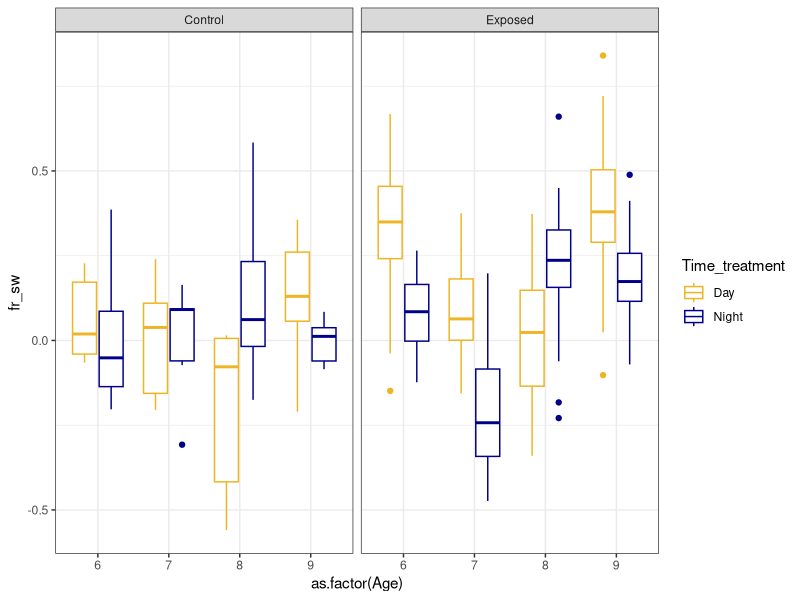
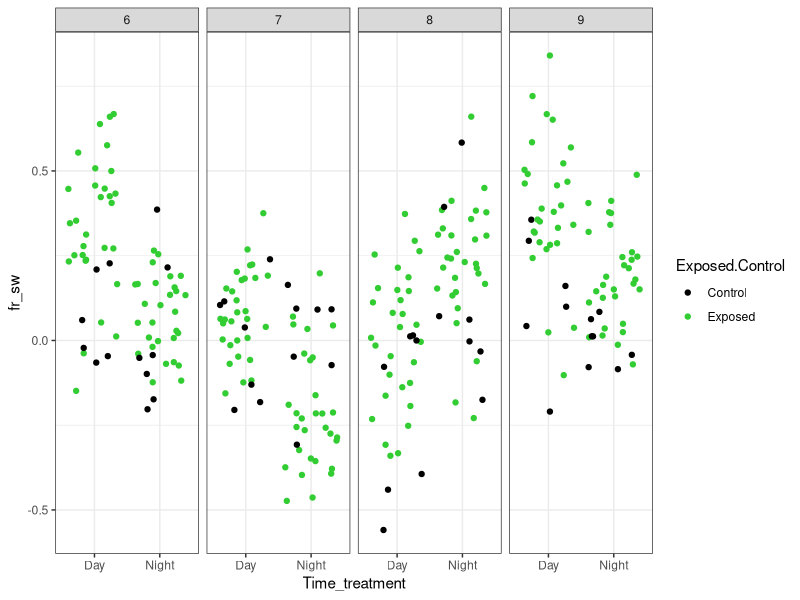
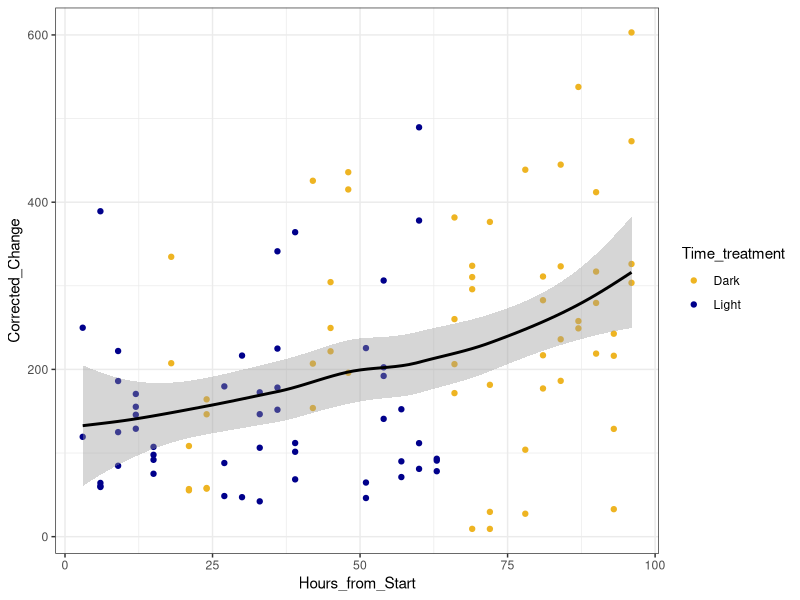
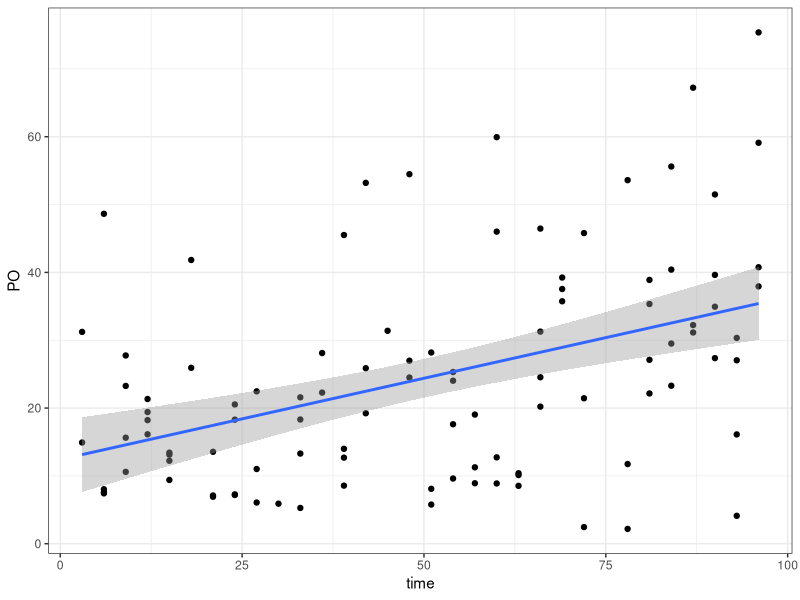
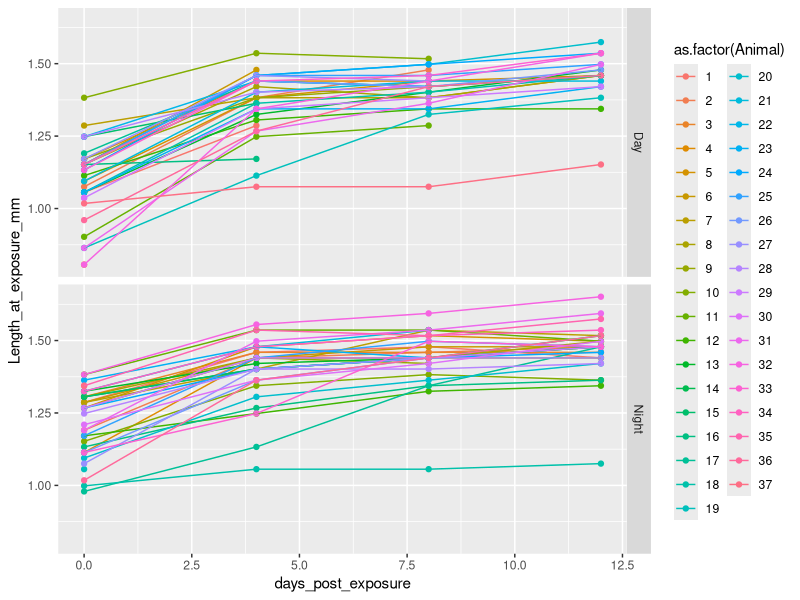
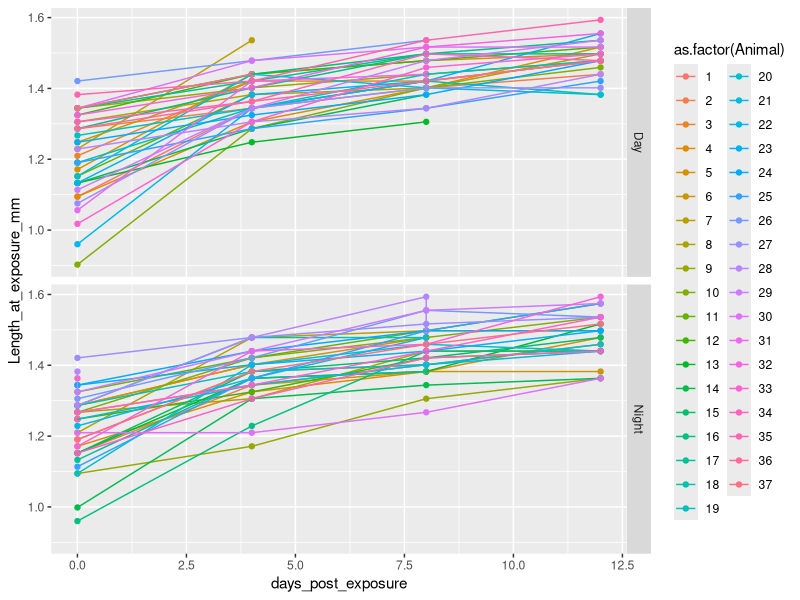
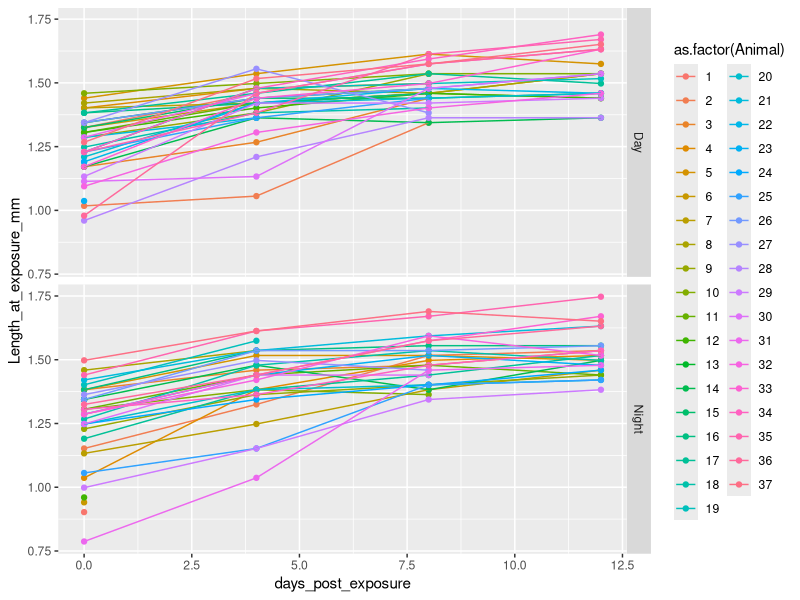
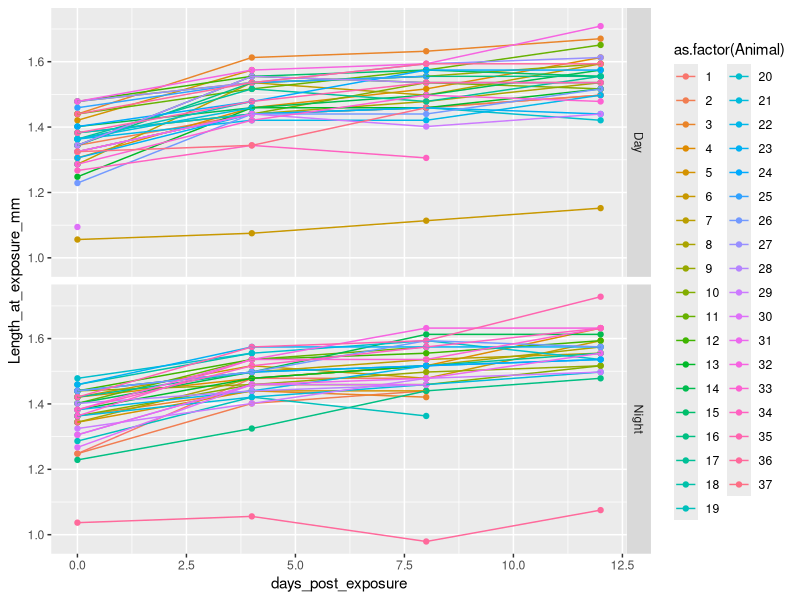

Recreate these plots in R, in order.
## ---- chunk 1

library(tidyverse)
library(patchwork)

knitr::opts_chunk$set(echo = TRUE)
## ---- chunk 2
feed_data<-read.csv("data/feeding_data_3.28.21.csv", header=T)

po<-read.csv("data/4_Day_PO.csv", header = T) #Corrected_Change is the Active PO per sample (~8 ind. per sample)

po_correct<- # sample number is arbitrary
  read_csv("data/PO_biodare_sample_correction.csv") %>%
  pivot_longer(cols = 2:5, names_sep = "_", 
               names_to = c(NA,"sample"), values_to = "PO")

growth<-read.csv("data/growth_data_3.28.21.csv", header=T)

life<-read.csv("data/life_data_3.28.21.csv", header =T)

## ---- chunk 3
#calculate the mean of the controls for each plate
summary_data <- feed_data %>%
  group_by(Plate_Control) %>%
  mutate(control_mean = mean(Control_Flour_Reading, na.rm = T)) %>%
  select(Plate_Control, control_mean) %>%
  distinct() %>% as.data.frame()

#remove extra row
summary_data  <- summary_data[!(summary_data$Plate_Control == ""),]

#match control mean with plate treatment
map = setNames(summary_data$control_mean,summary_data$Plate_Control)
feed_data$control_mean <- map[as.character(feed_data$Plate_Treatment)]

#volume, mL
v = 10

#time, hours
t = 9

##difference in feeding compared to control
k=feed_data$control_mean/feed_data$Flourometry_Reading

##calculate feeding rate (Sarnelle and Wilson)
feed_data$fr_sw <- log(k) * (v/t)

#calculate mean feeding rate per animal (keep rate > 0)
animal_mean <- feed_data %>%
  #keep fr_sw values > 0
  #filter(fr_sw > 0) %>% #this removes 64 animals...
  #group based on these variables
  group_by(Time_treatment, Age, Animal, Exposed.Control) %>%
  #means based on groups above
  summarise(fr_sw = mean(fr_sw, na.rm=TRUE)) 

## ---- chunk 4
#combine feeding rates with life history data 
merge(animal_mean, life, by=c("Age", "Time_treatment", "Animal", "Exposed.Control"), keep=TRUE) %>%
  mutate(id = paste(Age,
                    Time_treatment,
                    Animal,
                    Exposed.Control, 
                    sep = "_")) %>%
           as.data.frame()->all.data


#create id for growth data 
growth %>%
  mutate(id = paste(Age,
                    Time_treatment,
                    Animal,
                    Exposed.Control, 
                    sep = "_")) %>%
           as.data.frame()->growth
## ---- chunk 5
all.data %>%
  filter(Sex == "F")%>%
  ggplot()+
  geom_boxplot(aes(x=as.factor(Age), y=fr_sw, color=Time_treatment))+
  scale_color_manual(values=c("goldenrod2", "darkblue"))+
  facet_grid(.~Exposed.Control)+
  theme_bw()

all.data %>%
  filter(Sex == "F")%>%
  ggplot()+
  geom_jitter(aes(x=Time_treatment, y=fr_sw, color=Exposed.Control))+
  scale_color_manual(values=c("black", "limegreen"))+
  facet_grid(.~Age)+
  theme_bw()

## ---- chunk 6
po %>%
  ggplot()+
  geom_point(aes(x=Hours_from_Start, y =Corrected_Change, color=Time_treatment))+
  scale_color_manual(values=c("goldenrod2", "darkblue"))+
  geom_smooth(aes(x=Hours_from_Start, y =Corrected_Change), color="black", span=1)+
  theme_bw()

po_correct %>%
  ggplot() +
  geom_point(aes(x = time, y = PO, group = sample)) +
  geom_smooth(aes(x = time, y = PO), method = "lm") +
  theme_bw()
## ---- chunk 7
growth %>%
  filter(Age == 6) %>%
  ggplot(aes(x=days_post_exposure, y=Length_at_exposure_mm, color=as.factor(Animal)))+
  geom_point()+
  geom_line()+
  facet_grid(Time_treatment~.)

growth %>%
  filter(Age == 7) %>%
  ggplot(aes(x=days_post_exposure, y=Length_at_exposure_mm, color=as.factor(Animal)))+
  geom_point()+
  geom_line()+
  facet_grid(Time_treatment~.)

growth %>%
  filter(Age == 8) %>%
  ggplot(aes(x=days_post_exposure, y=Length_at_exposure_mm, color=as.factor(Animal)))+
  geom_point()+
  geom_line()+
  facet_grid(Time_treatment~.)

growth %>%
  filter(Age == 9) %>%
  ggplot(aes(x=days_post_exposure, y=Length_at_exposure_mm, color=as.factor(Animal)))+
  geom_point()+
  geom_line()+
  facet_grid(Time_treatment~.)

#lag and lead

## ---- chunk 8

# infection prevalence
all.data %>%
  filter(Time_treatment == "Exposed" | Sex == "F") %>%
  ggplot(aes(x=Age, y=infected, color=Time_treatment))+
  scale_color_manual(values=c("goldenrod2", "darkblue"))+
  geom_jitter(width = .1, height = .1)+
  geom_smooth(method="lm")+
  scale_y_continuous(limits=c(-.1,1))+
  scale_x_continuous(breaks=c(6,7,8,9))+
  theme_bw()


#infection intensity
life %>%
  filter(Time_treatment == "Exposed"| Sex == "F") %>%
  ggplot(aes(x=Age, y=spore_counts, color=Time_treatment))+
  scale_color_manual(values=c("goldenrod2", "darkblue"))+
  #geom_jitter(width=.25)+
  geom_point()+
  geom_smooth(method="lm")+
  theme_bw()

## ---- chunk 9

#total offspring
all.data %>%
  filter(Sex == "F") %>%
  #filter(infected != "NA") %>%     #removes controls
  ggplot(aes(x=Time_treatment, y=total_offspring, fill=as.factor(infected)))+
  geom_boxplot()+
  facet_grid(~Age)


#age at first clutch
all.data %>% 
  filter(Sex == "F") %>%
  #filter(infected != "NA") %>%     #removes controls
  ggplot(aes(x=Time_treatment, y=age_at_first_clutch, fill=as.factor(infected)))+
  geom_boxplot()+
  facet_grid(~Age)

## ---- chunk 10

#Does PO differ across a day (Resting = Light hours, Active = dark hours) and across ages? 
summary(po_model<-glm(Corrected_Change ~ Phase*as.factor(Age), data=po))
plot(po_model)

newdata<-expand.grid(Phase=c("Active", "Resting"), Age = 6:9)
newdata$preds<-predict(po_model, newdata=newdata)

newdata %>%
  ggplot()+
  geom_line(aes(x=Age, y=preds, color=Phase))+
  geom_point(po, mapping=aes(x=Age, y=Corrected_Change, color=Phase), alpha = 0.5)
## ---- chunk 11
prev <- all.data %>%
  filter(Exposed.Control == "Exposed") %>%
  group_by(Age, Time_treatment) %>%
  summarise(inf = sum(infected, na.rm=T),
            n = length(infected),
            prev = inf/n)

#Does infection prevalence increase with age and night exposure?
summary(inf_model<-glm(infected ~ as.factor(Age)+Time_treatment, 
               family = binomial, 
               data=filter(all.data, Exposed.Control == "Exposed")))

## ---- chunk 12
plot(inf_model, 1)
## ---- chunk 13

#Does infection intensity increase with Age and night exposure?
summary(spore_model<-glm(spore_counts ~ as.factor(Age) * Time_treatment, family = poisson(), data=filter(all.data, infected == 1)))
plot(spore_model)


## ---- chunk 14
zero_summary <- 
  all.data %>% filter(Exposed.Control == "Exposed") %>%
  group_by(Age, Time_treatment) %>%
  summarise(mean_spore_counts = mean(spore_counts, na.rm = TRUE),
            var_spore_counts = var(spore_counts, na.rm = TRUE),
            n_zeros = sum(spore_counts == 0, na.rm = TRUE),
            n_na = sum(is.na(spore_counts)),
            n_infected = sum(infected == 1, na.rm = TRUE),
            n_animals = n())
zero_summary %>% knitr::kable(digits = 2)
## ---- chunk 15
all.data %>% filter(Exposed.Control == "Exposed") %>%
  group_by(Age, Time_treatment) %>%
  filter(Age == 6, Time_treatment == "Day", Exposed.Control == "Exposed") 
  
## ---- chunk 16
reg_data <- filter(all.data, Exposed.Control == "Exposed")

spore_pois <- glm(spore_counts ~ as.factor(Age) * Time_treatment, family = poisson(), data=reg_data)
spore_nb <- MASS::glm.nb(spore_counts ~ as.factor(Age) * Time_treatment,  data=reg_data)

summary(spore_pois)
summary(spore_nb)
## ---- chunk 17
library(pscl)
# poisson
hurdle_poisson_full <-   hurdle(spore_counts ~ as.factor(Age) * Time_treatment | as.factor(Age) + Time_treatment, 
       dist = "poisson", zero.dist = "binomial", data = reg_data)
zi_poisson_full <- zeroinfl(spore_counts ~ as.factor(Age) * Time_treatment | as.factor(Age) + Time_treatment, 
       dist = "poisson", link = "logit", data = reg_data)
hurdle_poisson_main <-   hurdle(spore_counts ~ as.factor(Age) + Time_treatment | as.factor(Age) + Time_treatment, 
       dist = "poisson", zero.dist = "binomial", data = reg_data)
zi_poisson_main <- zeroinfl(spore_counts ~ as.factor(Age) + Time_treatment | as.factor(Age) + Time_treatment, 
       dist = "poisson", link = "logit", data = reg_data)
# negative binomial
hurdle_nb_full <-   hurdle(spore_counts ~ as.factor(Age) * Time_treatment | as.factor(Age) + Time_treatment,
       dist = "negbin", zero.dist = "binomial", data = reg_data)
zi_nb_full <- zeroinfl(spore_counts ~ as.factor(Age) * Time_treatment | as.factor(Age) + Time_treatment,
       dist = "negbin", link = "logit", data = reg_data)
hurdle_nb_main <-   hurdle(spore_counts ~ as.factor(Age) + Time_treatment | as.factor(Age) + Time_treatment,
       dist = "negbin", zero.dist = "binomial", data = reg_data)
zi_nb_main <- zeroinfl(spore_counts ~ as.factor(Age) + Time_treatment | as.factor(Age) + Time_treatment,
       dist = "negbin", link = "logit", data = reg_data)
zi_nb_lin_age_int <- zeroinfl(spore_counts ~ Age * Time_treatment | as.factor(Age) + Time_treatment,
       dist = "negbin", link = "logit", data = reg_data)
zi_nb_lin_age_main <- zeroinfl(spore_counts ~ Age + Time_treatment | as.factor(Age) + Time_treatment,
       dist = "negbin", link = "logit", data = reg_data)
## ---- chunk 18
# AIC(zi_poisson_full,hurdle_poisson_main,zi_poisson_main,
#     zi_nb_full,hurdle_nb_main,zi_nb_main) %>%
AIC(zi_nb_lin_age_int,
    zi_nb_lin_age_main) %>%

  mutate(deltaAIC = AIC - min(AIC))
## ---- chunk 19
summary(zi_nb_full)
summary(zi_nb_main)
summary(hurdle_nb_main)
summary(zi_nb_lin_age_main)
## ---- chunk 20
zero_summary$response <- predict(zi_nb_lin_age_main, newdata = zero_summary, type = "response")
zero_summary$count <- predict(zi_nb_lin_age_main, newdata = zero_summary, type = "count")
zero_summary$prob_zero <- predict(zi_nb_lin_age_main, newdata = zero_summary, type = "zero")

zero_summary %>% knitr::kable(digits = 2)
## ---- chunk 21
zero_summary$zeros_zi_full <- predict(zi_nb_full, newdata = zero_summary,  type = "zero")

zero_summary %>% 
  mutate(zeros_zi_full = zeros_zi_full * n_animals) %>%
  select(Time_treatment, n_zeros, zeros_zi_full , n_infected)
